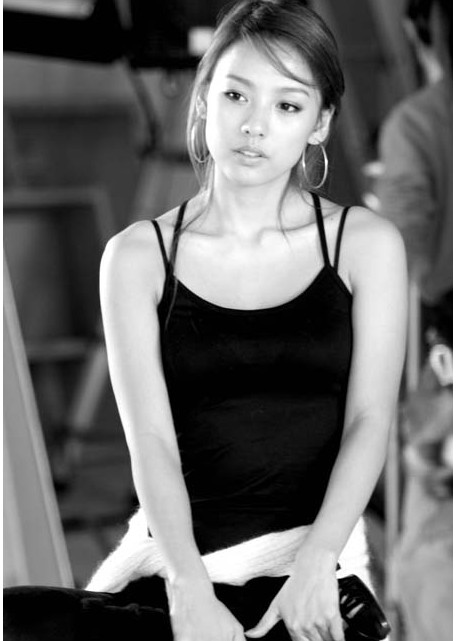
#> input picture images/20200610_hyori.jpg, 473 x 641 px
$ python cannyEdgeDetection.py
#> lines starting #> are read from the running program, lines starting #| are printed output that depends on the picture
import numpy as np
import cv2
import matplotlib.pyplot as plt


def show_canny():

    img = cv2.imread('images/20200610_hyori.jpg', cv2.IMREAD_GRAYSCALE)
#> img is the input picture: shape (641, 473); min 0, max 255, mean 111.5

    edge1 = cv2.Canny(img, 50, 200)
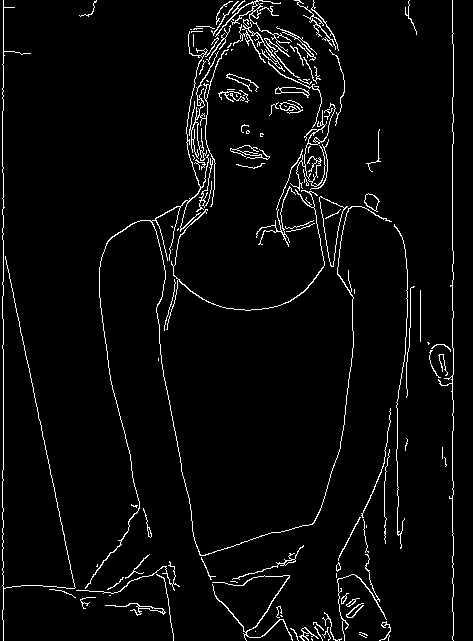
#> edge1: shape (641, 473); 3.8% white in thin lines or dots
    edge2 = cv2.Canny(img, 200, 200)
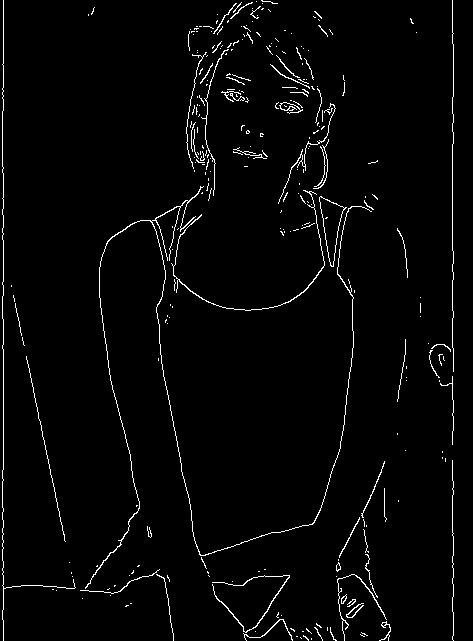
#> edge2: shape (641, 473); 2.5% white in thin lines or dots
    edge3 = cv2.Canny(img, 400, 200)
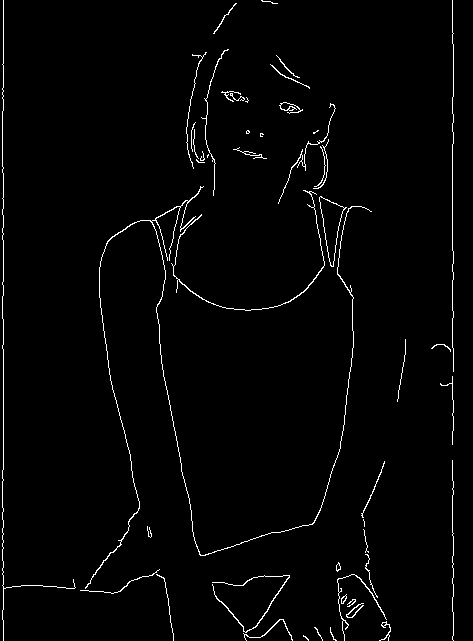
#> edge3: shape (641, 473); 1.9% white in thin lines or dots

    cv2.imshow('original', img)
    cv2.imshow('canny Edge1', edge1)
    cv2.imshow('canny Edge2', edge2)
    cv2.imshow('canny Edge3', edge3)

    cv2.waitKey(0)
    cv2.destroyWindow()


show_canny()

$ run again, with images/20200610-sudoku-01.jpg copied over images/20200610_hyori.jpg
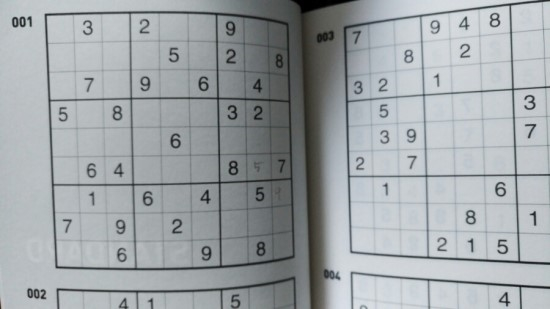
#> input picture images/20200610-sudoku-01.jpg, 550 x 309 px
#> in show_canny, `edge1 = cv2.Canny(img, 50, 200)`:
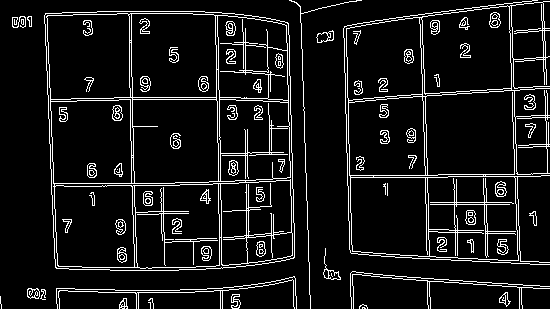
#> edge1: shape (309, 550); 8.8% white in thin lines or dots
#> edge2: shape (309, 550); 6.9% white in thin lines or dots
#> in show_canny, `edge3 = cv2.Canny(img, 400, 200)`:
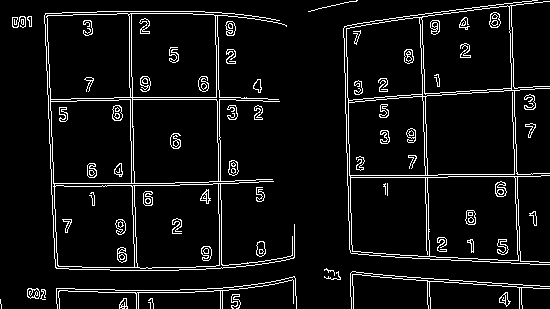
#> edge3: shape (309, 550); 6.6% white in thin lines or dots
